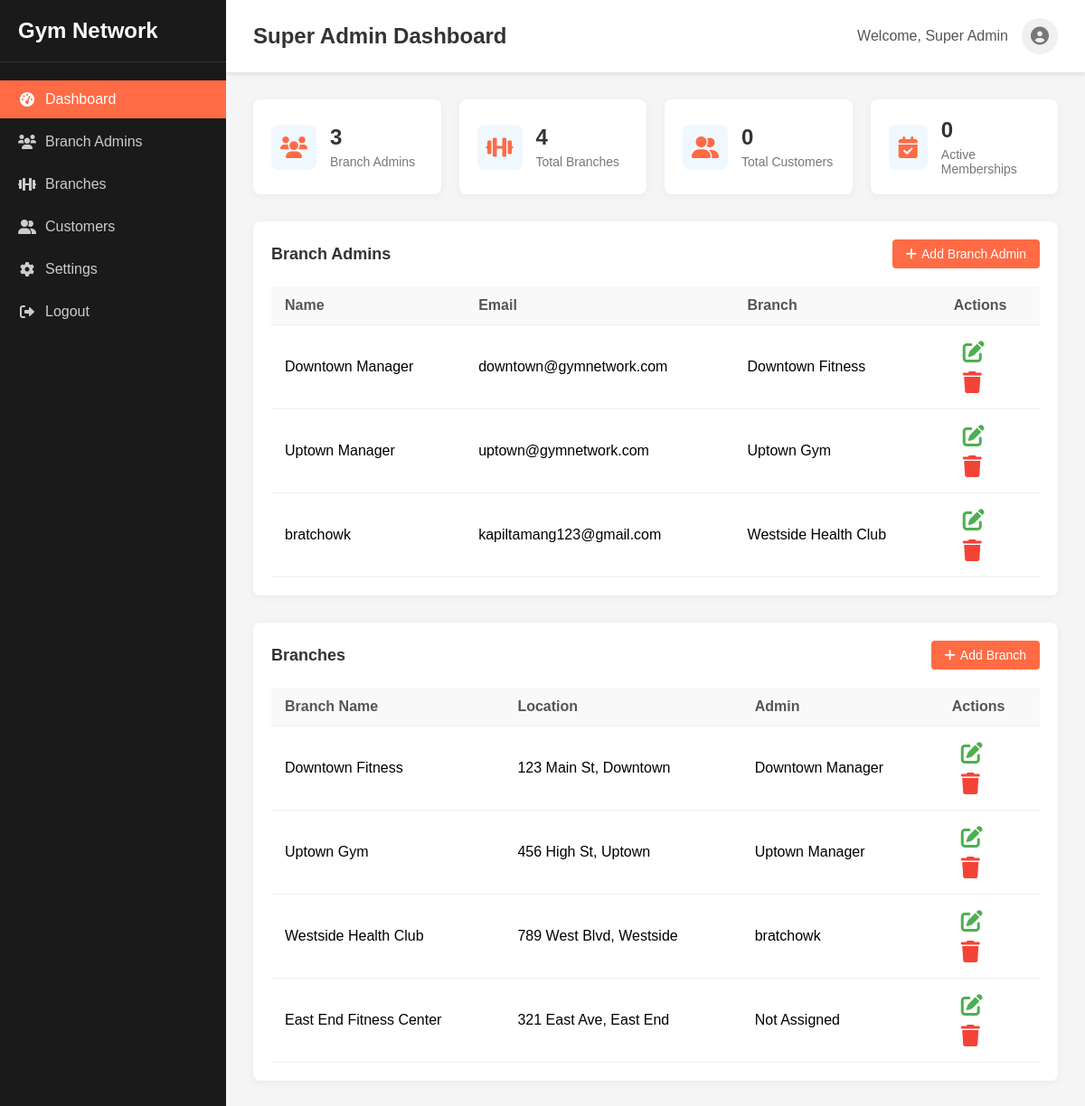
Screenshot of /admin/super-admin/dashboard.php (signed in) with the database file from the repository.
### tables this page shows
CREATE TABLE `branches` (
  `id` int(11) NOT NULL,
  `name` varchar(100) NOT NULL,
  `location` varchar(255) NOT NULL,
  `admin_id` int(11) DEFAULT NULL,
  `created_at` timestamp NOT NULL DEFAULT current_timestamp(),
  `updated_at` timestamp NOT NULL DEFAULT current_timestamp() ON UPDATE current_timestamp()
);

### admin/super-admin/dashboard.php (the view, shortened to what this page needs)
<?php
require_once '../../includes/db_connect.php';
$admin_id = $_SESSION['user_id'];
$stmt = $conn->prepare("SELECT name FROM admins WHERE id = ?");
$stmt->bind_param("i", $admin_id);
$stmt->execute();
$result = $stmt->get_result();
$admin = $result->fetch_assoc();
$stmt = $conn->prepare("SELECT a.id, a.name, a.email, a.role, b.name as branch_name
                        FROM admins a
                        LEFT JOIN branches b ON a.id = b.admin_id
                        WHERE a.role = 'branch_admin'");
$stmt->execute();
$branch_admins = $stmt->get_result();
$stmt = $conn->prepare("SELECT id, name, location, admin_id FROM branches");
$stmt->execute();
$branches = $stmt->get_result();
?>
<!DOCTYPE html>
<html lang="en">
<head>
    <link rel="stylesheet" href="../../assets/css/styles.css">
    <link rel="stylesheet" href="../../assets/css/dashboard.css">
    <link rel="stylesheet" href="https://cdnjs.cloudflare.com/ajax/libs/font-awesome/6.0.0-beta3/css/all.min.css">
</head>
<body>
    <div class="dashboard-container">
        <div class="sidebar">
            <div class="logo">
                <h2>Gym Network</h2>
            </div>
            <div class="menu">
                <ul>
                    <li class="active"><a href="dashboard.php"><i class="fas fa-tachometer-alt"></i> Dashboard</a></li>
                    <li><a href="#"><i class="fas fa-users"></i> Branch Admins</a></li>
                    <li><a href="#"><i class="fas fa-dumbbell"></i> Branches</a></li>
                    <li><a href="#"><i class="fas fa-user-friends"></i> Customers</a></li>
                    <li><a href="#"><i class="fas fa-cog"></i> Settings</a></li>
                    <li><a href="<?php echo isset($_SESSION['base_path']) ? $_SESSION['base_path'] : ''; ?>/admin/logout.php"><i class="fas fa-sign-out-alt"></i> Logout</a></li>
                </ul>
            </div>
        </div>
        <div class="main-content">
            <div class="header">
                <div class="page-title">
                    <h1>Super Admin Dashboard</h1>
                </div>
                <div class="user-info">
                    <span>Welcome, <?php echo htmlspecialchars($admin['name']); ?></span>
                    <div class="user-avatar">
                        <i class="fas fa-user-circle"></i>
                    </div>
                </div>
            </div>
            <div class="dashboard-content">
                <div class="stats-cards">
                    <div class="card">
                        <div class="card-icon">
                            <i class="fas fa-users"></i>
                        </div>
                        <div class="card-info">
                            <h3><?php echo $branch_admins->num_rows; ?></h3>
                            <p>Branch Admins</p>
                        </div>
                    </div>
                    <div class="card">
                        <div class="card-icon">
                            <i class="fas fa-dumbbell"></i>
                        </div>
                        <div class="card-info">
                            <h3><?php echo $branches->num_rows; ?></h3>
                            <p>Total Branches</p>
                        </div>
                    </div>
                    <div class="card">
                        <div class="card-icon">
                            <i class="fas fa-user-friends"></i>
                        </div>
                        <div class="card-info">
                            <h3>0</h3>
                            <p>Total Customers</p>
                        </div>
                    </div>
                    <div class="card">
                        <div class="card-icon">
                            <i class="fas fa-calendar-check"></i>
                        </div>
                        <div class="card-info">
                            <h3>0</h3>
                            <p>Active Memberships</p>
                        </div>
                    </div>
                </div>
                <div class="section">
                    <div class="section-header">
                        <h2>Branch Admins</h2>
                        <button class="add-btn" onclick="showAddAdminForm()">
                            <i class="fas fa-plus"></i> Add Branch Admin
                        </button>
                    </div>
                    <div class="table-container">
                        <table>
                            <thead>
                                <tr>
                                    <th>Name</th>
                                    <th>Email</th>
                                    <th>Branch</th>
                                    <th>Actions</th>
                                </tr>
                            </thead>
                            <tbody>
                                <?php if ($branch_admins->num_rows > 0): ?>
                                    <?php while ($admin = $branch_admins->fetch_assoc()): ?>
                                        <tr>
                                            <td><?php echo htmlspecialchars($admin['name']); ?></td>
                                            <td><?php echo htmlspecialchars($admin['email']); ?></td>
                                            <td><?php echo $admin['branch_name'] ? htmlspecialchars($admin['branch_name']) : 'Not Assigned'; ?></td>
                                            <td>
                                                <button class="action-btn edit"><i class="fas fa-edit"></i></button>
                                                <button class="action-btn delete"><i class="fas fa-trash"></i></button>
                                            </td>
                                        </tr>
                                    <?php endwhile; ?>
                                <?php else: ?>
                                    <tr>
                                        <td colspan="4" class="no-data">No branch admins found</td>
                                    </tr>
                                <?php endif; ?>
                            </tbody>
                        </table>
                    </div>
                </div>
                <div class="section">
                    <div class="section-header">
                        <h2>Branches</h2>
                        <button class="add-btn" onclick="showAddBranchModal()">
                            <i class="fas fa-plus"></i> Add Branch
                        </button>
                    </div>
                    <div class="table-container">
                        <table>
                            <thead>
                                <tr>
                                    <th>Branch Name</th>
                                    <th>Location</th>
                                    <th>Admin</th>
                                    <th>Actions</th>
                                </tr>
                            </thead>
                            <tbody>
                                <?php if ($branches->num_rows > 0): ?>
                                    <?php
                                    $branch_admins->data_seek(0);
                                    $admins_array = [];
                                    while ($admin = $branch_admins->fetch_assoc()) {
                                        $admins_array[$admin['id']] = $admin['name'];
                                    }
                                    while ($branch = $branches->fetch_assoc()):
                                    ?>
                                        <tr>
                                            <td><?php echo htmlspecialchars($branch['name']); ?></td>
                                            <td><?php echo htmlspecialchars($branch['location']); ?></td>
                                            <td>
                                                <?php
                                                if ($branch['admin_id'] && isset($admins_array[$branch['admin_id']])) {
                                                    echo htmlspecialchars($admins_array[$branch['admin_id']]);
                                                } else {
                                                    echo 'Not Assigned';
                                                }
                                                ?>
                                            </td>
                                            <td>
                                                <button class="action-btn edit"><i class="fas fa-edit"></i></button>
                                                <button class="action-btn delete"><i class="fas fa-trash"></i></button>
                                            </td>
                                        </tr>
                                    <?php endwhile; ?>
                                <?php else: ?>
                                    <tr>
                                        <td colspan="4" class="no-data">No branches found</td>
                                    </tr>
                                <?php endif; ?>
                            </tbody>
                        </table>
                    </div>
                </div>
            </div>
        </div>
    </div>
</body>
</html>

### assets/css/styles.css (style rules this page uses)
* { margin: 0; padding: 0; box-sizing: border-box; font-family: "Arial", sans-serif; }
body { background-color: #fff; }

### assets/css/dashboard.css (style rules this page uses)
.dashboard-container { display: flex; min-height: 100vh; }
.sidebar { width: 250px; background-color: #1a1a1a; color: #fff; display: flex; flex-direction: column; }
.logo { padding: 20px; border-bottom: 1px solid #333; }
.logo h2 { color: #fff; font-size: 24px; }
.menu { padding: 20px 0; }
.menu ul { list-style: none; }
.menu li { margin-bottom: 5px; }
.menu li a { display: flex; align-items: center; padding: 12px 20px; color: #ccc; text-decoration: none; transition: all 0.3s; }
.menu li a i { margin-right: 10px; width: 20px; text-align: center; }
.menu li.active a { background-color: #ff6b45; color: #fff; }
.main-content { flex: 1; background-color: #f5f5f5; overflow-y: auto; }
.header { display: flex; justify-content: space-between; align-items: center; padding: 20px 30px; background-color: #fff; box-shadow: 0 2px 5px rgba(0, 0, 0, 0.1); }
.page-title h1 { font-size: 24px; color: #333; }
.user-info { display: flex; align-items: center; }
.user-info span { margin-right: 15px; color: #555; }
.user-avatar { width: 40px; height: 40px; border-radius: 50%; background-color: #f0f0f0; display: flex; align-items: center; justify-content: center; color: #777; font-size: 20px; }
.dashboard-content { padding: 30px; }
.stats-cards { display: grid; grid-template-columns: repeat(4, 1fr); gap: 20px; margin-bottom: 30px; }
.card { background-color: #fff; border-radius: 8px; padding: 20px; display: flex; align-items: center; box-shadow: 0 2px 10px rgba(0, 0, 0, 0.05); }
.card-icon { width: 50px; height: 50px; border-radius: 8px; background-color: #f0f8ff; color: #ff6b45; display: flex; align-items: center; justify-content: center; font-size: 24px; margin-right: 15px; }
.card-info h3 { font-size: 24px; color: #333; margin-bottom: 5px; }
.card-info p { color: #777; font-size: 14px; }
.action-btn { display: flex; flex-direction: column; align-items: center; justify-content: center; width: 120px; height: 100px; background-color: #f9f9f9; border: 1px solid #eee; border-radius: 8px; cursor: pointer; transition: all 0.3s; }
.action-btn i { font-size: 24px; color: #ff6b45; margin-bottom: 10px; }
.section { background-color: #fff; border-radius: 8px; padding: 20px; margin-bottom: 30px; box-shadow: 0 2px 10px rgba(0, 0, 0, 0.05); }
.section-header { display: flex; justify-content: space-between; align-items: center; margin-bottom: 20px; }
.section-header h2 { font-size: 18px; color: #333; }
.add-btn { background-color: #ff6b45; color: white; border: none; padding: 8px 15px; border-radius: 4px; font-size: 14px; cursor: pointer; display: flex; align-items: center; }
.add-btn i { margin-right: 5px; }
.table-container { overflow-x: auto; }
table { width: 100%; border-collapse: collapse; }
table th, table td { padding: 12px 15px; text-align: left; border-bottom: 1px solid #eee; }
table th { background-color: #f9f9f9; color: #555; font-weight: 600; }
.action-btn.edit, .action-btn.delete { width: auto; height: auto; padding: 5px 10px; margin-right: 5px; background-color: transparent; border: none; }
.action-btn.edit i { color: #4caf50; margin-bottom: 0; }
.action-btn.delete i { color: #f44336; margin-bottom: 0; }

### rows the page displays
branches: admin.name "Downtown Manager", admin.email "downtown@gymnetwork.com", name "Downtown Fitness", location "123 Main St, Downtown", admin "Downtown Manager"
branches: admin.name "Uptown Manager", admin.email "uptown@gymnetwork.com", name "Uptown Gym", location "456 High St, Uptown", admin "Uptown Manager"
branches: admin.name "bratchowk", admin.email "kapiltamang123@gmail.com", name "Westside Health Club", location "789 West Blvd, Westside", admin "bratchowk"
branches: name "East End Fitness Center", location "321 East Ave, East End", shows "Not Assigned"

### other values shown
$admin['name'] "Super Admin"
$branch_admins->num_rows "3"
$branches->num_rows "4"
